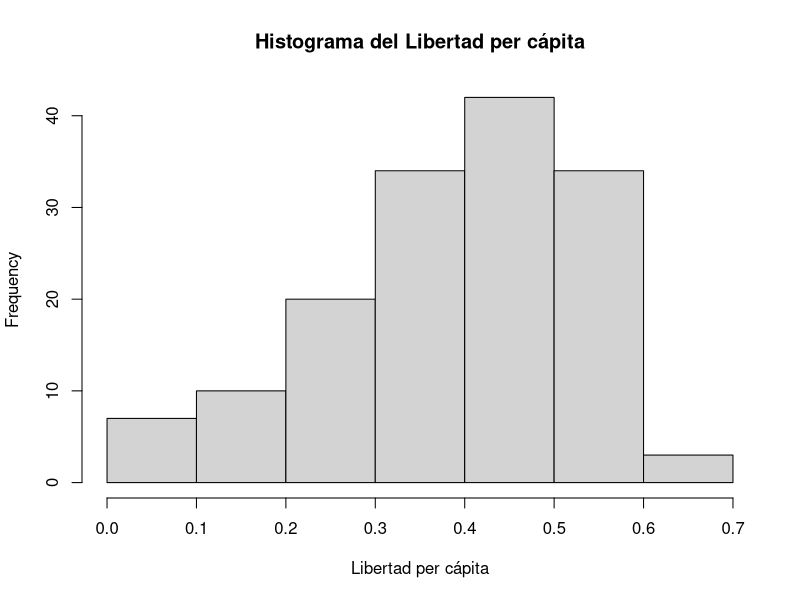
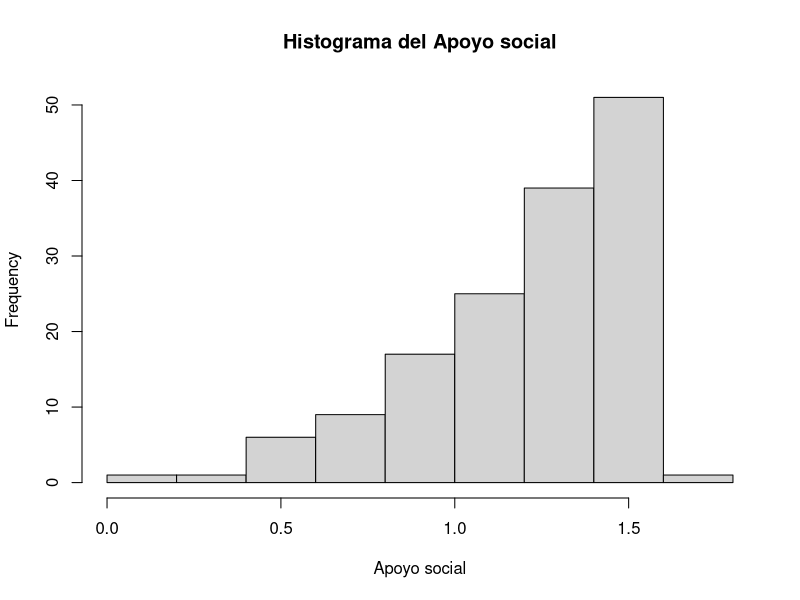
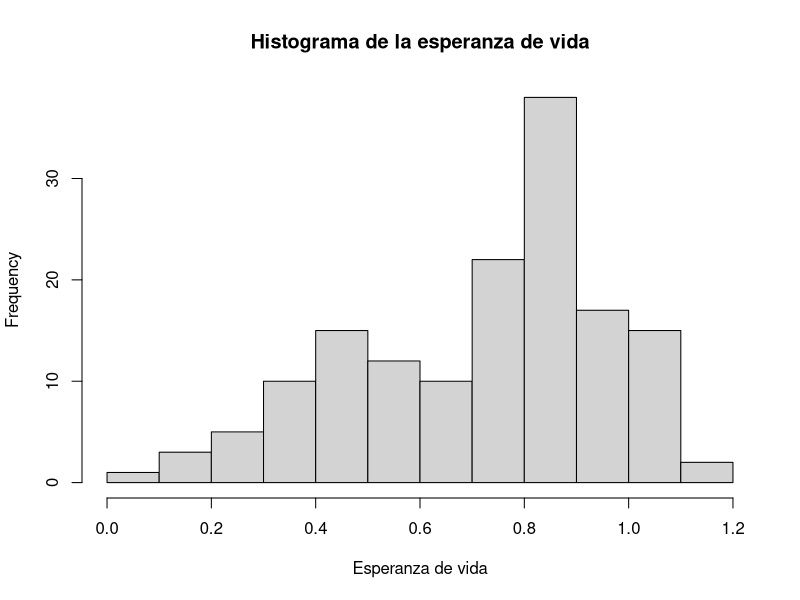
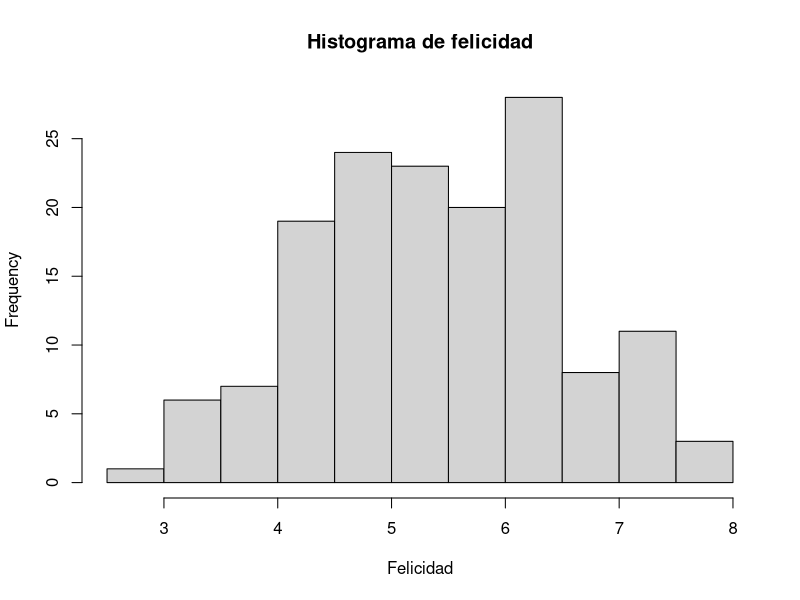
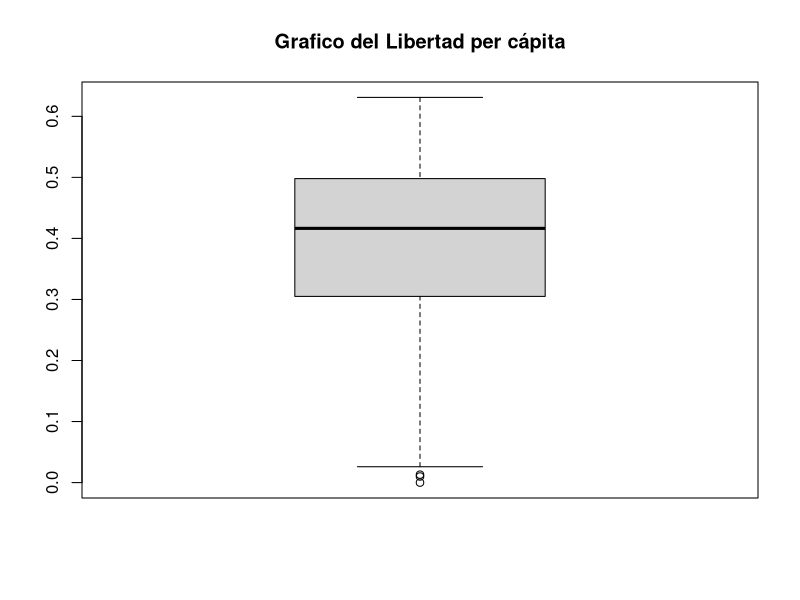
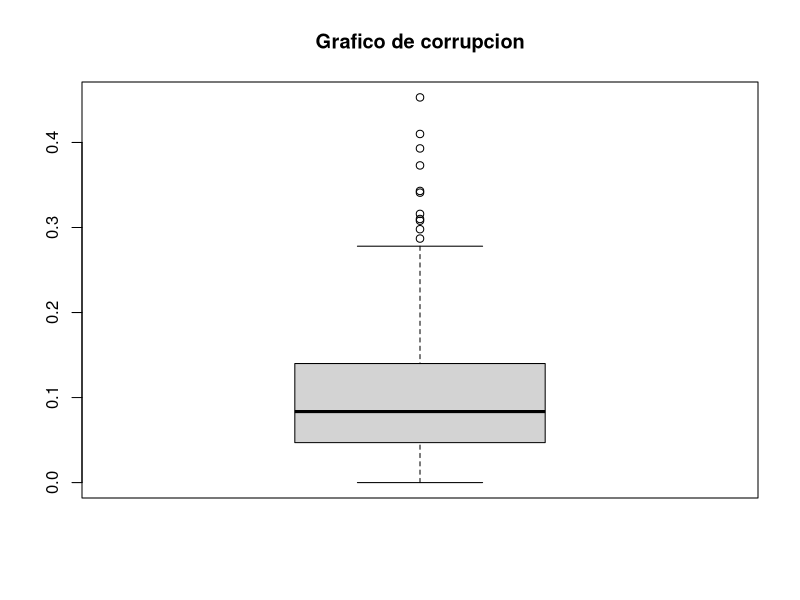
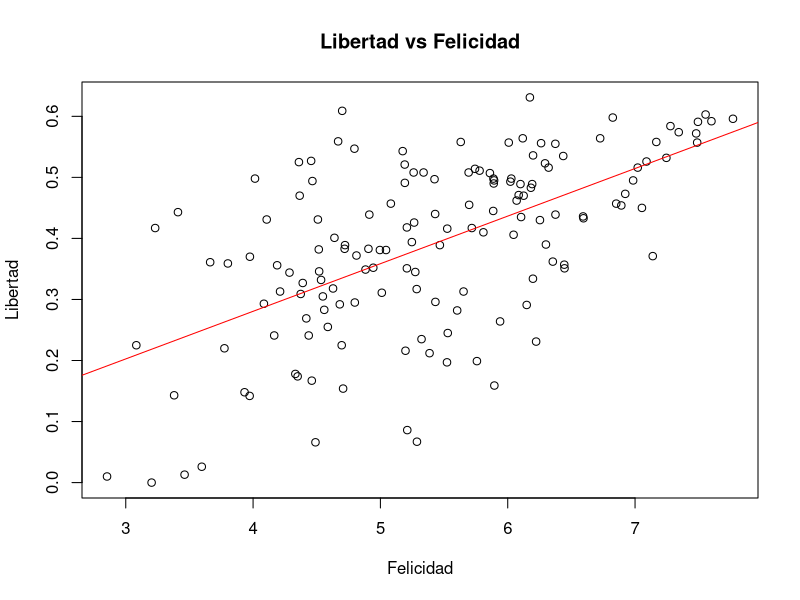
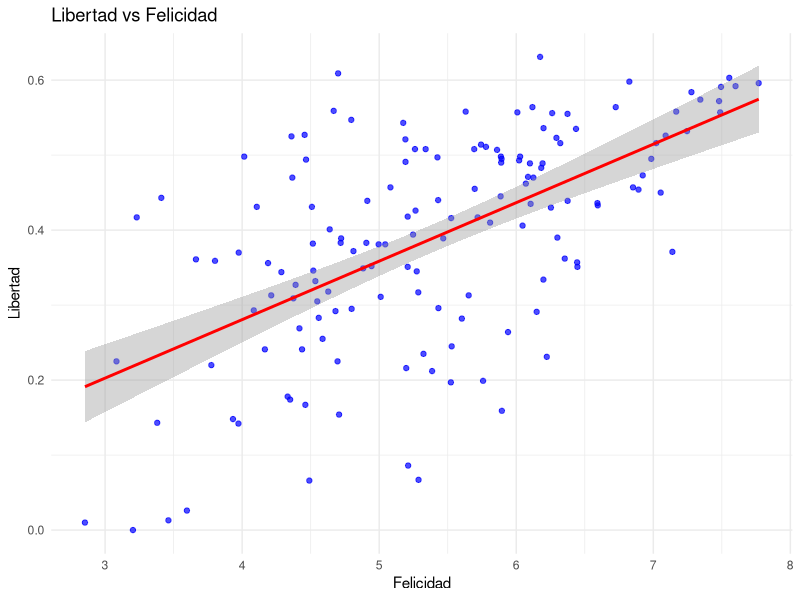

Reproduce these figures in R, in order.
# Cargar librerías necesarias
library(ggplot2)
library(GGally)
library(readxl)
datos <- read_excel("Datos Problema Practica 2.xlsx")
View(datos)

#Resumen de estadisticas descriptivas
resumen <- summary(datos)
View(resumen)

#Histogramas
hist(datos$Libertad, main="Histograma del Libertad per cápita", xlab="Libertad per cápita")
hist(datos$Apoyo, main="Histograma del Apoyo social", xlab="Apoyo social")
hist(datos$Esperanza_vida, main="Histograma de la esperanza de vida", xlab="Esperanza de vida")
hist(datos$Felicidad, main="Histograma de felicidad", xlab="Felicidad")

#Graficos de cajas
boxplot(datos$Libertad, main="Grafico del Libertad per cápita")
boxplot(datos$Corrupcion, main="Grafico de corrupcion")

#Variables
datos$Felicidad <- as.numeric(datos$Felicidad)  # Felicidad (X)
datos$Corrupcion <- as.numeric(datos$Corrupcion)  # Corrupcion (Y)
datos$Esperanza_vida <- as.numeric(datos$Esperanza_vida)  # Esperanza_vida (Y)
datos$Apoyo <- as.numeric(datos$Apoyo)  # Apoyo(Y)
datos$Libertad <- as.numeric(datos$Libertad)  # Libertad (Y)
datos$Generosidad <- as.numeric(datos$Generosidad)  # Libertad (Y)
datos$Libertad <- as.numeric(datos$Libertad)  # Libertad (Y)

# 1. Gráfico de dispersión
plot(datos$Felicidad,datos$Libertad, 
     xlab = "Felicidad", 
     ylab = "Libertad", 
     main = "Libertad vs Felicidad")
abline(lm(datos$Libertad~datos$Felicidad,data = datos),col="red")

#Con ggplot2
ggplot(datos, aes(x = Felicidad, y = Libertad)) +
  geom_point(color = "blue", alpha = 0.7) +
  geom_smooth(method = "lm", se = TRUE, color = "red") +
  labs(title = "Libertad vs Felicidad",
       x = "Felicidad",
       y = "Libertad") +
  theme_minimal()

# 2. Matriz de correlación
cor_matrix <- cor(datos[, c("Felicidad", "Libertad")])
cor_matrix

#Con ggpairs 
ggcor <- ggpairs(datos[, c("Felicidad", "Libertad")])
ggcor

# 3. Ajuste del modelo de regresión
modelo <- lm(Libertad ~ Felicidad, data = datos)

# 4. Resumen del modelo
summary(modelo)

# Coef correlación es el cuadrado del Coef determinación solo en simple

r2 <-(cor_matrix[1,2])^{2}


#Gráfico de dispersión con la ecuación de la recta encontrada
coeficientes <- coef(modelo)
plot(datos$Felicidad, datos$Libertad, 
     xlab = "Felicidad", 
     ylab = "Libertad", 
     main = "Libertad vs Felicidad")
abline(modelo, col = "red", lwd = 2)
eq_text <- paste0("y = ", round(coeficientes[1], 2), " + ", round(coeficientes[2], 2), "x")
legend("topright", legend = eq_text, col = "red", lty = 1, bty = "o") #si cambiana n por o se agrega un cuadro


